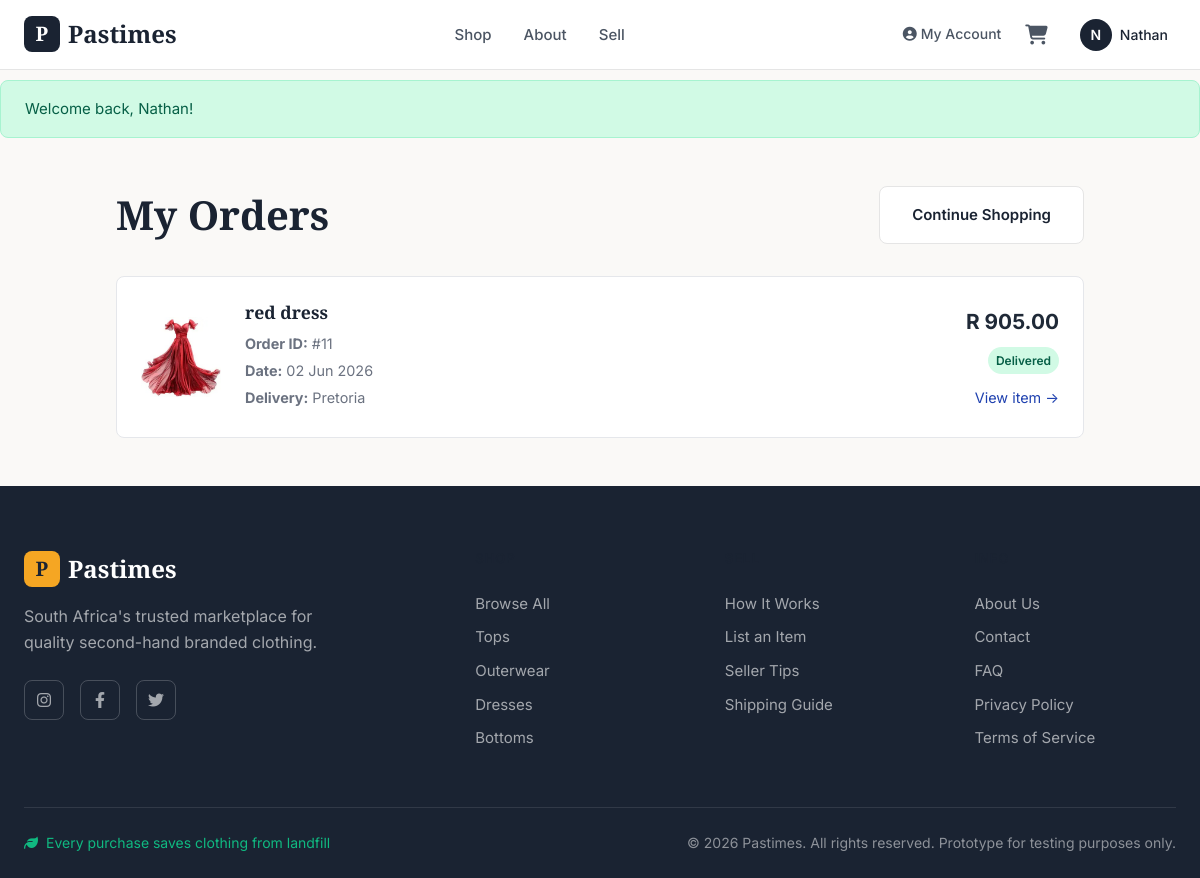
Screenshot of /Pastimes/my-orders.php (signed in) with the database file from the repository.
### tables this page shows
CREATE TABLE `tblorder` (
  `orderID` int(11) NOT NULL,
  `buyerID` int(11) NOT NULL,
  `clothingID` int(11) NOT NULL,
  `deliveryName` varchar(100) NOT NULL,
  `deliveryAddress` text NOT NULL,
  `deliveryCity` varchar(100) DEFAULT NULL,
  `postalCode` varchar(20) DEFAULT NULL,
  `deliveryType` enum('residential','work') DEFAULT 'residential',
  `totalAmount` decimal(10,2) NOT NULL,
  `serviceFee` decimal(10,2) DEFAULT 15.00,
  `status` enum('pending','dispatched','delivered','cancelled') DEFAULT 'pending',
  `orderDate` timestamp NOT NULL DEFAULT current_timestamp()
);

CREATE TABLE `tblclothes` (
  `clothingID` int(11) NOT NULL,
  `sellerID` int(11) NOT NULL,
  `title` varchar(150) NOT NULL,
  `brand` varchar(100) DEFAULT NULL,
  `category` enum('tops','bottoms','dresses','outerwear','footwear','accessories','activewear') DEFAULT NULL,
  `size` varchar(20) DEFAULT NULL,
  `itemCondition` enum('like new','good','fair') NOT NULL,
  `price` decimal(10,2) NOT NULL,
  `description` text DEFAULT NULL,
  `imagePath` varchar(255) DEFAULT 'images/default-clothing.jpg',
  `status` enum('pending','approved','sold','rejected') DEFAULT 'pending',
  `suggestedPrice` decimal(10,2) DEFAULT NULL,
  `co2Saved` decimal(5,2) DEFAULT 3.00,
  `waterSaved` int(11) DEFAULT 2700,
  `createdAt` timestamp NOT NULL DEFAULT current_timestamp()
);

### Pastimes/includes/functions.php (called while the page is built, shortened)
<?php
function formatPrice($amount) {
    return 'R ' . number_format($amount, 2);
}
?>

### Pastimes/my-orders.php (the view, shortened to what this page needs)
<?php
require_once 'includes/DBConn.php';
require_once 'includes/functions.php';
$userID = $_SESSION['userID'];
$stmt = $conn->prepare("SELECT o.*, c.title, c.imagePath FROM tblOrder o JOIN tblClothes c ON o.clothingID = c.clothingID WHERE o.buyerID = ? ORDER BY o.orderDate DESC");
$stmt->bind_param('i', $userID);
$stmt->execute();
$ordersResult = $stmt->get_result();
$orders = $ordersResult->fetch_all(MYSQLI_ASSOC);
?>
<!DOCTYPE html>
<html lang="en">
<head>
    <link rel="stylesheet" href="https://cdnjs.cloudflare.com/ajax/libs/font-awesome/6.4.0/css/all.min.css">
    <link rel="stylesheet" href="css/style.css">
</head>
<body>
    <?php include 'includes/header.php'; ?>
    <main class="container" style="max-width: 1000px; margin: 0 auto; padding: 2rem 1rem;">
        <div style="display: flex; justify-content: space-between; align-items: center; margin-bottom: 2rem;">
            <h1 style="margin: 0; font-size: 2.5rem;">My Orders</h1>
            <a href="shop.php" class="btn btn-secondary">Continue Shopping</a>
        </div>
        <?php if (empty($orders)): ?>
            <div class="empty-state">
                <i class="fas fa-inbox"></i>
                <h2>No orders yet</h2>
                <p style="color: #6b7280;">Start shopping to place your first order.</p>
                <a href="shop.php" class="btn btn-primary" style="display: inline-block; margin-top: 1rem;">Browse Shop</a>
            </div>
        <?php else: ?>
            <?php foreach ($orders as $order): ?>
                <div class="order-card">
                    <img src="<?php echo htmlspecialchars($order['imagePath']); ?>" alt="<?php echo htmlspecialchars($order['title']); ?>" class="order-image">
                    <div class="order-details">
                        <h3><?php echo htmlspecialchars($order['title']); ?></h3>
                        <p><strong>Order ID:</strong> #<?php echo $order['orderID']; ?></p>
                        <p><strong>Date:</strong> <?php echo date('d M Y', strtotime($order['orderDate'])); ?></p>
                        <p><strong>Delivery:</strong> <?php echo htmlspecialchars($order['deliveryCity']); ?></p>
                    </div>
                    <div class="order-status">
                        <div class="price"><?php echo formatPrice($order['totalAmount']); ?></div>
                        <?php
                        $statusClass = 'badge-pending';
                        $statusText = 'Pending';
                        if ($order['status'] === 'delivered') {
                            $statusClass = 'badge-delivered';
                            $statusText = 'Delivered';
                        } elseif ($order['status'] === 'dispatched') {
                            $statusClass = 'badge-dispatched';
                            $statusText = 'In Transit';
                        }
                        ?>
                        <span class="badge <?php echo $statusClass; ?>"><?php echo $statusText; ?></span>
                        <a href="product.php?id=<?php echo $order['clothingID']; ?>" style="display: block; margin-top: 0.75rem; color: #1e40af; font-size: 0.9rem;">View item →</a>
                    </div>
                </div>
            <?php endforeach; ?>
        <?php endif; ?>
    </main>
    <?php include 'includes/footer.php'; ?>
</body>
</html>

### Pastimes/css/style.css (style rules this page uses)
:root { --primary-dark: #1a2332; --primary-blue: #2c3e50; --accent-orange: #f5a623; --accent-teal: #00897b; --white: #ffffff; --off-white: #faf9f7; --cream: #f5f3ef; --light-gray: #e5e5e5; --medium-gray: #9ca3af; --dark-gray: #4b5563; --charcoal: #374151; --black: #111827; --success: #10b981; --success-light: #d1fae5; --warning: #f59e0b; --warning-light: #fef3c7; --error: #ef4444; --error-light: #fee2e2; --info: #3b82f6; --info-light: #dbeafe; --font-heading: 'Playfair Display', Georgia, serif; --font-body: 'Inter', -apple-system, BlinkMacSystemFont, sans-serif; --spacing-xs: 0.25rem; --spacing-sm: 0.5rem; --spacing-md: 1rem; --spacing-lg: 1.5rem; --spacing-xl: 2rem; --spacing-2xl: 3rem; --spacing-3xl: 4rem; --radius-sm: 4px; --radius-md: 8px; --radius-lg: 12px; --radius-xl: 16px; --radius-full: 9999px; --shadow-sm: 0 1px 2px rgba(0, 0, 0, 0.05); --shadow-md: 0 4px 6px -1px rgba(0, 0, 0, 0.1); --shadow-lg: 0 10px 15px -3px rgba(0, 0, 0, 0.1); --shadow-xl: 0 20px 25px -5px rgba(0, 0, 0, 0.1); --shadow-hover: 0 12px 40px rgba(0, 0, 0, 0.15); --transition-fast: 0.15s ease; --transition-base: 0.2s ease; --transition-slow: 0.3s ease; --z-dropdown: 100; --z-sticky: 200; --z-fixed: 300; --z-modal-backdrop: 400; --z-modal: 500; --z-toast: 600; }
*, *::before, *::after { box-sizing: border-box; margin: 0; padding: 0; }
html { scroll-behavior: smooth; -webkit-font-smoothing: antialiased; -moz-osx-font-smoothing: grayscale; }
body { font-family: var(--font-body); font-size: 16px; line-height: 1.6; color: var(--black); background-color: var(--off-white); min-height: 100vh; display: flex; flex-direction: column; }
img { max-width: 100%; height: auto; display: block; }
a { text-decoration: none; color: inherit; transition: color var(--transition-base); }
h1, h2, h3, h4, h5, h6 { font-family: var(--font-heading); font-weight: 600; line-height: 1.3; color: var(--primary-dark); }
h1 { font-size: 2.5rem; }
h3 { font-size: 1.5rem; }
p { margin-bottom: var(--spacing-md); color: var(--dark-gray); }
.container { max-width: 1280px; margin: 0 auto; padding: 0 var(--spacing-lg); }
.btn { display: inline-flex; align-items: center; justify-content: center; gap: var(--spacing-sm); padding: var(--spacing-md) var(--spacing-xl); font-size: 0.9375rem; font-weight: 600; border-radius: var(--radius-md); transition: all var(--transition-base); cursor: pointer; border: none; }
.btn-secondary { background-color: var(--white); color: var(--primary-dark); border: 1px solid var(--light-gray); }
.badge { display: inline-flex; align-items: center; padding: var(--spacing-xs) var(--spacing-sm); font-size: 0.75rem; font-weight: 600; border-radius: var(--radius-full); text-transform: capitalize; }
.badge-delivered { background-color: var(--success-light); color: #065f46; }

### Pastimes/my-orders.php (style rules this page uses)
.order-card { background: white; border: 1px solid #e5e7eb; border-radius: 8px; padding: 1.5rem; margin-bottom: 1rem; display: grid; grid-template-columns: 80px 1fr auto; gap: 1.5rem; align-items: center; }
.order-image { width: 80px; height: 80px; object-fit: cover; border-radius: 4px; }
.order-details h3 { margin: 0 0 0.5rem 0; font-size: 1.1rem; }
.order-details p { margin: 0.25rem 0; color: #6b7280; font-size: 0.9rem; }
.order-status { text-align: right; }
.order-status .price { font-size: 1.3rem; font-weight: 700; color: #1f2937; margin-bottom: 0.5rem; }
.badge { display: inline-block; padding: 0.4rem 0.8rem; border-radius: 999px; font-size: 0.8rem; font-weight: 600; }
.badge-delivered { background: #d1fae5; color: #065f46; }

### rows the page displays
tblorder: clothingID.imagePath (picture), clothingID.title "red dress", orderID "11", orderDate "02 Jun 2026", deliveryCity "Pretoria", totalAmount "R 905.00", status "Delivered"

### other values shown
substr($_SESSION['fullName'], 0, 1) "N"
$_SESSION['fullName'] "Nathan"
$_SESSION['success'] "Welcome back, Nathan!"
